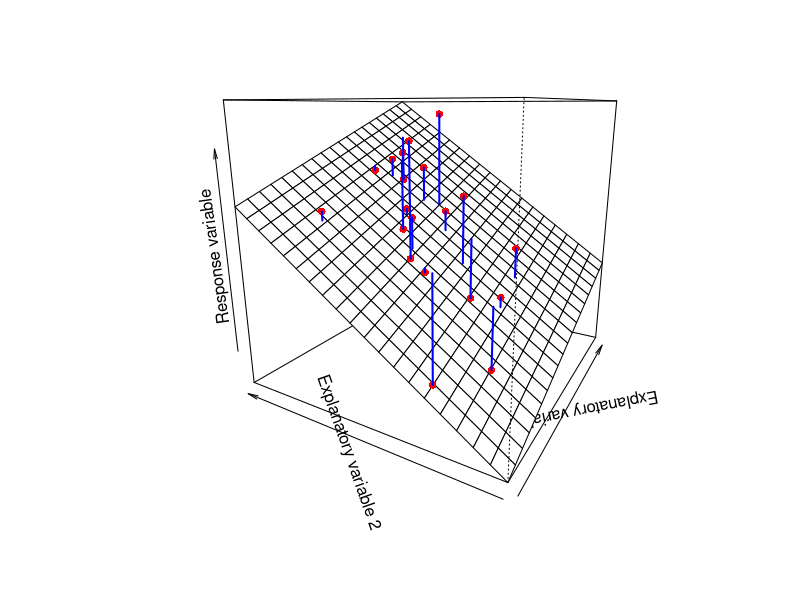
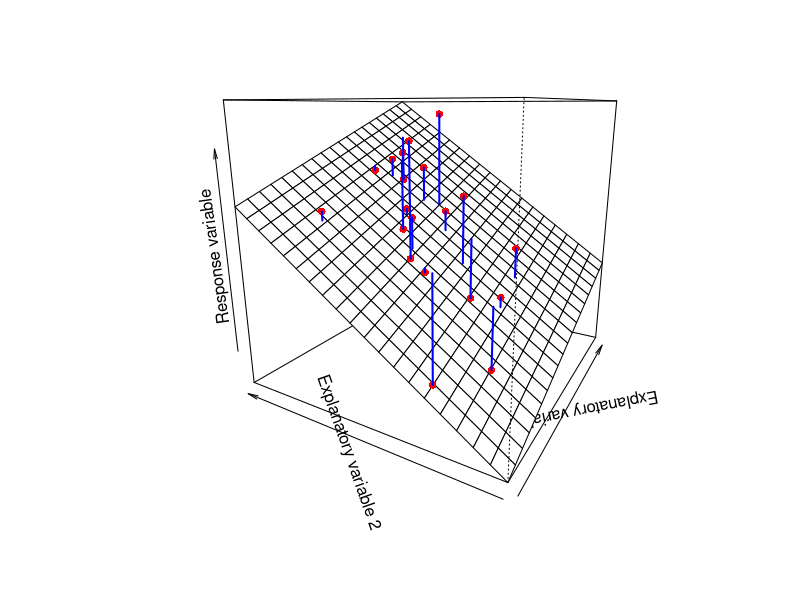
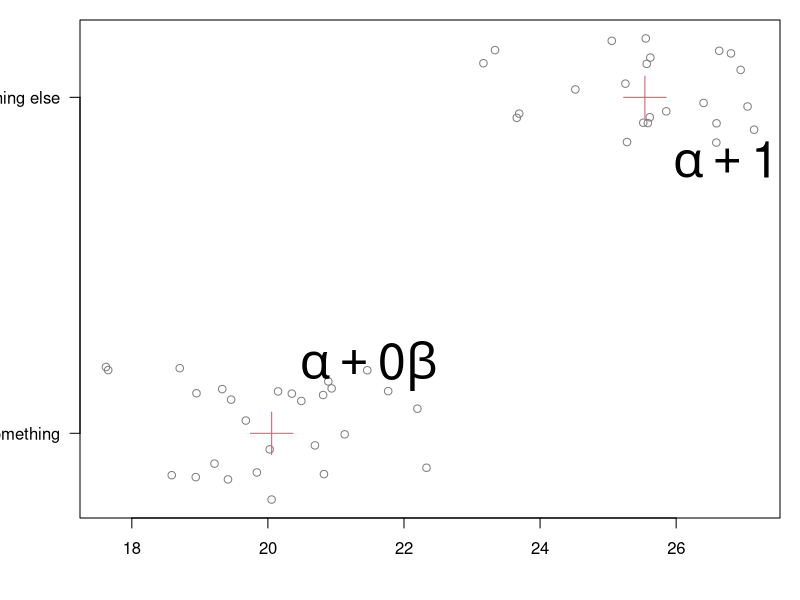
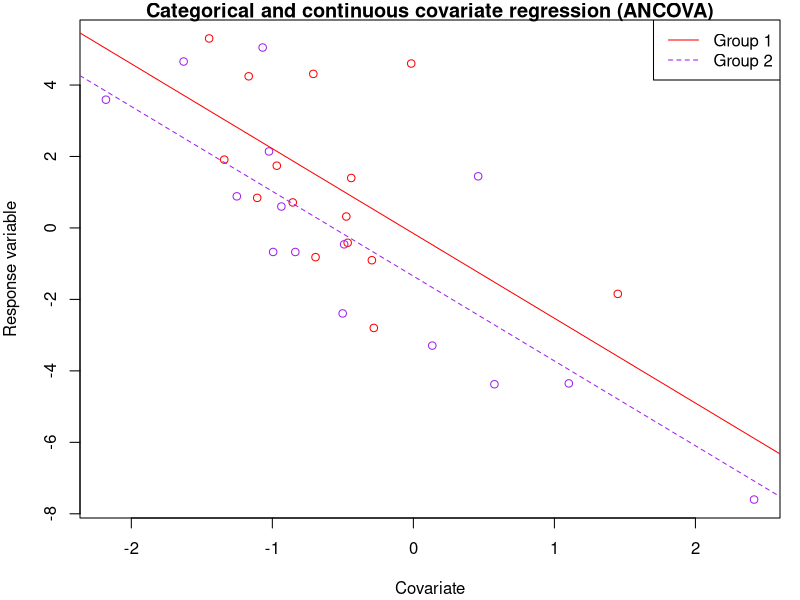
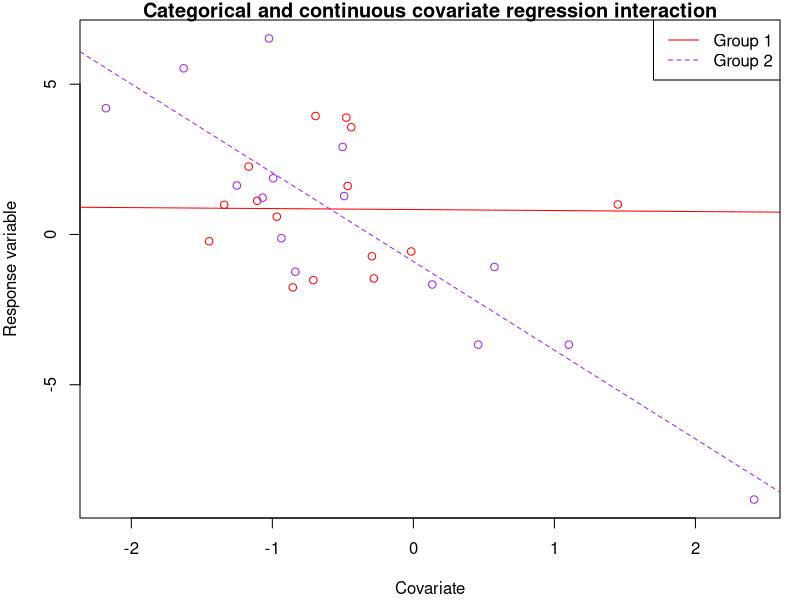
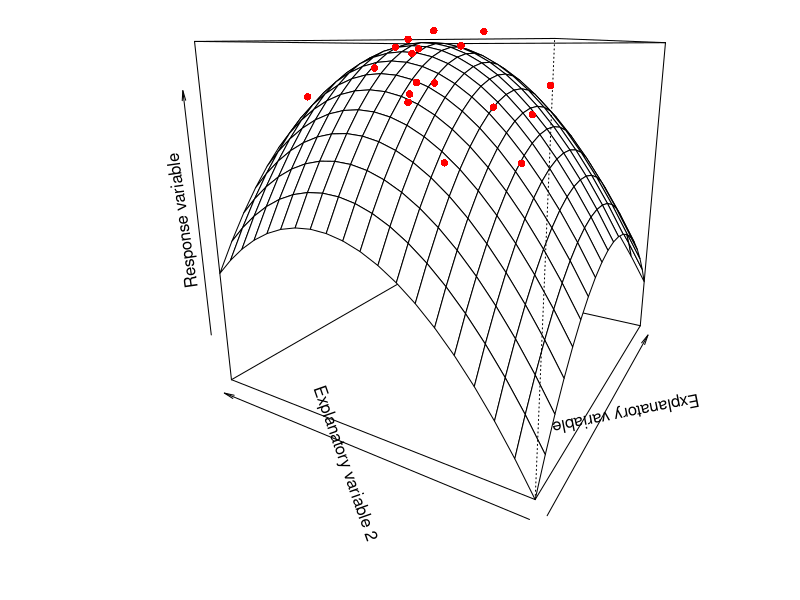
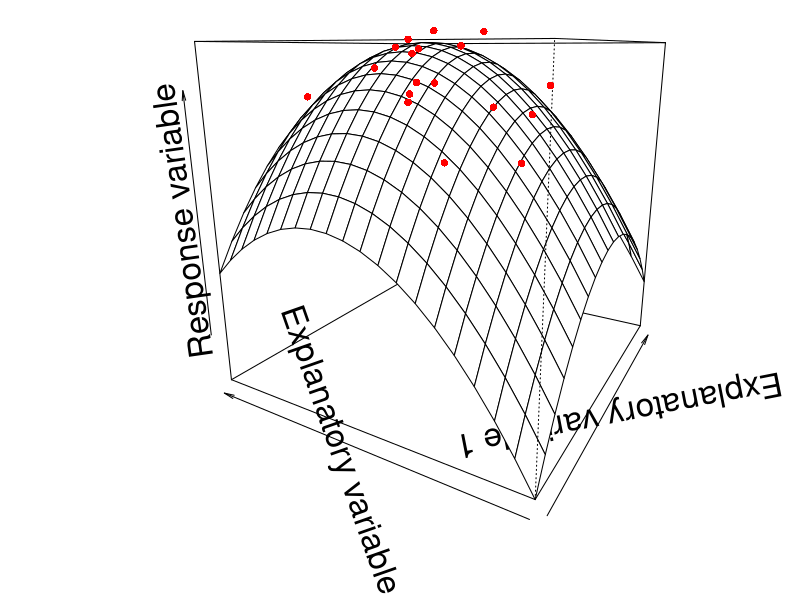
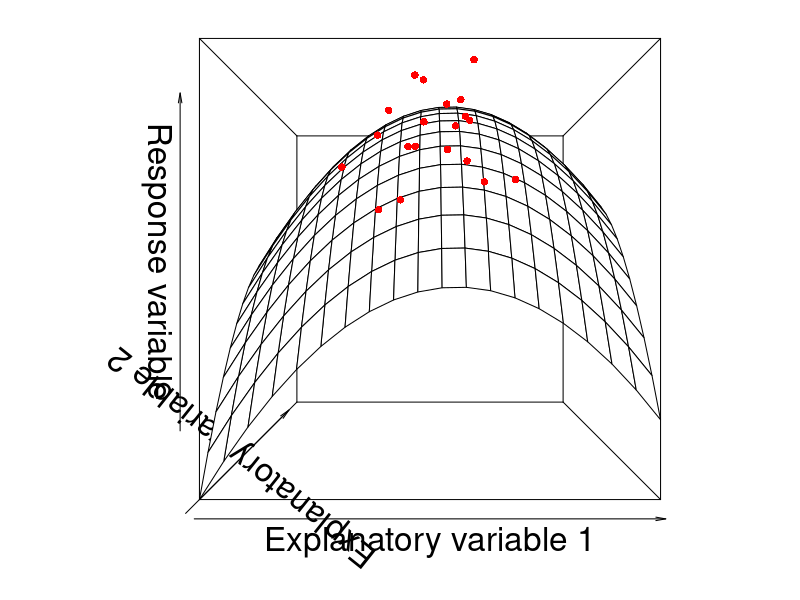

Write R code to recreate these figures, in order.
## ---- chunk 1
library(knitr)

default_source_hook <- knit_hooks$get('source')
default_output_hook <- knit_hooks$get('output')

knit_hooks$set(
  source = function(x, options) {
    paste0(
      "\n::: {.codebox data-latex=\"\"}\n\n",
      default_source_hook(x, options),
      "\n\n:::\n\n")
  }
)

knit_hooks$set(
  output = function(x, options) {
    paste0(
      "\n::: {.codebox data-latex=\"\"}\n\n",
      default_output_hook(x, options),
      "\n\n:::\n\n")
  }
)

knitr::opts_chunk$set(echo = TRUE)
## ---- chunk 2
set.seed(12345)
X = data.frame(intercept = 1, x1 = rnorm(20), x2 = rnorm(20))
beta = rnorm(3, mean = 4)
y = as.matrix(X)%*%beta+rnorm(20)
model <- lm(y~x1+x2,data = X)
PlotData <- expand.grid(x1 = seq(-3,3,length.out = 20), x2 = seq(-3,3,length.out = 20))
ynew <- matrix(predict(model, newdata = PlotData), ncol = 20)

PlotData <- expand.grid(
  x1 = seq(-3,3,length.out=20),
  x2 = seq(-3,3,length.out=20)
)
ext <- fitted(model) + 5*resid(model)
fit <- fitted(model)
persp(x=seq(-3,3,length.out=20), y=seq(-3,3,length.out=20), z=ynew,
      xlab="Explanatory variable 1", ylab="Explanatory variable 2", theta=300, 
      zlab="Response variable") -> res
points(trans3d(x=X$x1, y=X$x2, z=ext, pmat = res), col = "red", pch = 16)

thing <- apply(cbind(X,ext,fit), 1, function(v) 
lines(trans3d(x=rep(v["x1"],2), y=rep(v["x2"],2), z=v[c("ext", "fit")], pmat = res), col = "blue", lwd=2))
## ---- chunk 3
set.seed(12345)
X = data.frame(intercept = 1, x1 = rnorm(20), x2 = rnorm(20))
beta = rnorm(3, mean = 4)
y = as.matrix(X)%*%beta+rnorm(20)
model <- lm(y~x1+x2,data = X)
PlotData <- expand.grid(x1 = seq(-3,3,length.out = 20), x2 = seq(-3,3,length.out = 20))
ynew <- matrix(predict(model, newdata = PlotData), ncol = 20)

PlotData <- expand.grid(
  x1 = seq(-3,3,length.out=20),
  x2 = seq(-3,3,length.out=20)
)
ext <- fitted(model) + 5*resid(model)
fit <- fitted(model)
persp(x=seq(-3,3,length.out=20), y=seq(-3,3,length.out=20), z=ynew,
      xlab="Explanatory variable 1", ylab="Explanatory variable 2", theta=300, 
      zlab="Response variable") -> res
points(trans3d(x=X$x1, y=X$x2, z=ext, pmat = res), col = "red", pch = 16)

thing <- apply(cbind(X,ext,fit), 1, function(v) 
lines(trans3d(x=rep(v["x1"],2), y=rep(v["x2"],2), z=v[c("ext", "fit")], pmat = res), col = "blue", lwd=2))
## ---- chunk 4
set.seed(12345)
x <- rbinom(50, 0.5, size = 1)
y = 20 + 5*x + rnorm(50)
Means <- aggregate(y,list(x),mean)
par(mfrow=c(1,1), mar=c(4.1,4,1,1), oma=c(0,0,0,0))
plot(y, jitter(1*x), yaxt="n", ann=FALSE, 
     col="grey50") 
points(Means[,2], c(0,1), col=2, pch=3, cex=4)
text(Means[1,2], 0.2, expression(alpha + 0*beta), cex=3, adj=-0.2)
text(Means[2,2], 0.8, expression(alpha + 1*beta), cex=3, adj=-0.2)

axis(2, c("Something", "Something else"), at=c(0,1), las=1)
## ---- chunk 5
set.seed(1234)
x <- data.frame(x1 = as.factor(sample(rep(1:2,15, replace=TRUE))), x2 = rnorm(30))
beta = rnorm(3)
y <- rnorm(30, model.matrix(~.,data.frame(x))%*%beta, 2)
model <- lm(y~x1+x2, data = x)

plot(x$x2, y, ylab="Response variable", xlab = "Covariate", type = "n", main = "Categorical and continuous covariate regression (ANCOVA)")
points(x$x2[x$x1==1], y[x$x1==1], col ="red")
points(x$x2[x$x1==2], y[x$x1==2], col ="purple")
abline(a = coef(model)[1], b = coef(model)[3], col = "red")
abline(a = coef(model)[1]+coef(model)[2], b = coef(model)[3], col = "purple", lty = "dashed")
legend("topright", lty = c("solid","dashed"),col=c("red","purple"), legend=c("Group 1", "Group 2"))
## ---- chunk 6
set.seed(1234)
x <- data.frame(x1 = as.factor(sample(rep(1:2,15, replace=TRUE))), x2 = rnorm(30))
beta = rnorm(4)
y <- rnorm(30, model.matrix(~x1+x2+x1:x2,data.frame(x))%*%beta, 2)
model <- lm(y~x1+x2+x1:x2, data = x)

plot(x$x2, y, ylab="Response variable", xlab = "Covariate", type = "n", main = "Categorical and continuous covariate regression interaction")
points(x$x2[x$x1==1], y[x$x1==1], col ="red")
points(x$x2[x$x1==2], y[x$x1==2], col ="purple")
abline(a = coef(model)[1], b = coef(model)[3], col = "red")
abline(a = coef(model)[1]+coef(model)[2], b = coef(model)[3]+coef(model)[4], col = "purple", lty = "dashed")
legend("topright", lty = c("solid","dashed"),col=c("red","purple"), legend=c("Group 1", "Group 2"))
## ---- chunk 7
set.seed(12345)
X = data.frame(intercept = 1, x1 = rnorm(20), x2 = rnorm(20))
beta = rnorm(3, mean = 4)
beta2 = c(-2,-2)
y = as.matrix(X)%*%beta+as.matrix(X[,c("x1","x2")]^2)%*%beta2+rnorm(20)
model <- lm(y~x1+I(x1^2)+x2+I(x2^2),data = X)
PlotData <- expand.grid(x1 = seq(-3,3,length.out = 20), x2 = seq(-3,3,length.out=20))
ynew <- matrix(predict(model, newdata = PlotData), ncol = 20)

ext <- fitted(model) + 5*resid(model)
fit <- fitted(model)
persp(x=seq(-3,3,length.out=20), y=seq(-3,3,length.out=20), z=ynew,
      xlab="Explanatory variable 1", ylab="Explanatory variable 2", theta=300, 
      zlab="Response variable") -> res
points(trans3d(x=X$x1, y=X$x2, z=ext, pmat = res), col = "red", pch = 16)
## ---- chunk 8
set.seed(12345)
X = data.frame(intercept = 1, x1 = rnorm(20), x2 = rnorm(20))
beta = rnorm(3, mean = 4)
beta2 = c(-2,-2)
y = as.matrix(X)%*%beta+as.matrix(X[,c("x1","x2")]^2)%*%beta2+rnorm(20)
model <- lm(y~x1+I(x1^2)+x2+I(x2^2),data = X)
PlotData <- expand.grid(x1 = seq(-3,3,length.out = 20), x2 = seq(-3,3,length.out=20))
ynew <- matrix(predict(model, newdata = PlotData), ncol = 20)

ext <- fitted(model) + 5*resid(model)
fit <- fitted(model)
persp(x=seq(-3,3,length.out=20), y=seq(-3,3,length.out=20), z=ynew,
      xlab="Explanatory variable 1", ylab="Explanatory variable 2", theta=300, 
      zlab="Response variable", cex.lab = 2) -> res
points(trans3d(x=X$x1, y=X$x2, z=ext, pmat = res), col = "red", pch = 16)
## ---- chunk 9
set.seed(12345)
X = data.frame(intercept = 1, x1 = rnorm(20), x2 = rnorm(20))
beta = rnorm(3, mean = 4)
beta2 = c(-2,-2)
y = as.matrix(X)%*%beta+as.matrix(X[,c("x1","x2")]^2)%*%beta2+rnorm(20)
model <- lm(y~x1+I(x1^2)+x2+I(x2^2),data = X)
PlotData <- expand.grid(x1 = seq(-3,3,length.out = 20), x2 = seq(-3,3,length.out=20))
ynew <- matrix(predict(model, newdata = PlotData), ncol = 20)

ext <- fitted(model) + 5*resid(model)
fit <- fitted(model)
persp(x=seq(-3,3,length.out=20), y=seq(-3,3,length.out=20), z=ynew,
      xlab="Explanatory variable 1", ylab="Explanatory variable 2", theta=0, 
      zlab="Response variable", phi = 0, cex.lab = 2) -> res
points(trans3d(x=X$x1, y=X$x2, z=ext, pmat = res), col = "red", pch = 16)
## ---- chunk 10
set.seed(12345)
X = data.frame(intercept = 1, x1 = rnorm(20), x2 = rnorm(20))
beta = rnorm(3, mean = 4)
beta2 = c(-2,-2)
y = as.matrix(X)%*%beta+as.matrix(X[,c("x1","x2")]^2)%*%beta2+rnorm(20)
model <- lm(y~x1+I(x1^2)+x2+I(x2^2),data = X)
PlotData <- expand.grid(x1 = seq(-3,3,length.out = 20), x2 = seq(-3,3,length.out=20))
ynew <- matrix(predict(model, newdata = PlotData), ncol = 20)

fit <- fitted(model)
persp(x=seq(-3,3,length.out=20), y=seq(-3,3,length.out=20), z=ynew,
      xlab="Explanatory variable 1", ylab="Explanatory variable 2", theta=0,phi=0, 
      zlab="Response variable", cex.lab = 2) -> res
points(trans3d(x=X$x1, y=X$x2, z=y, pmat = res), col = "red", pch = 16)
## ---- chunk 11
x1 <- seq(-3,3,length.out=100)
par(mar=c(5,5,4,2)+.1)
ypred <- predict(model, newdata=data.frame(x2=-3,x1=x1))
plot(NA, ylim = c(-50,9), xlim = c(-3,3), type = "n", cex.axis = 2, cex.lab = 2, ylab  ="Response variable", xlab="Explanatory variable 1")
points(X$x1, y, col = "red", pch = 16)

lines(x1, ypred, col = "black")
text(0, predict(model, newdata = data.frame(x2 = -3, x1 = 0)), labels = "x2=-3", cex = 2, adj = c(0,1))
ypred2 <- predict(model, newdata=data.frame(x2=-2,x1=x1))
lines(x1, ypred2, col = "red", lty = "dashed")
text(0, predict(model, newdata = data.frame(x2 = -2, x1 = 0)), labels = "x2=-2", cex = 2, adj = c(0,1))
ypred3 <- predict(model, newdata=data.frame(x2=-1,x1=x1))
lines(x1, ypred3, col = "orange", lty = "dotted")
text(0, predict(model, newdata = data.frame(x2 = -1, x1 = 0)), labels = "x2=-1", cex = 2, adj = c(0,1))
ypred4 <- predict(model, newdata=data.frame(x2=0,x1=x1))
lines(x1, ypred4, col = "brown", lty = "dotdash")
text(0, predict(model, newdata = data.frame(x2 = 0, x1 = 0)), labels = "x2=0", cex = 2, adj = c(0,1))
